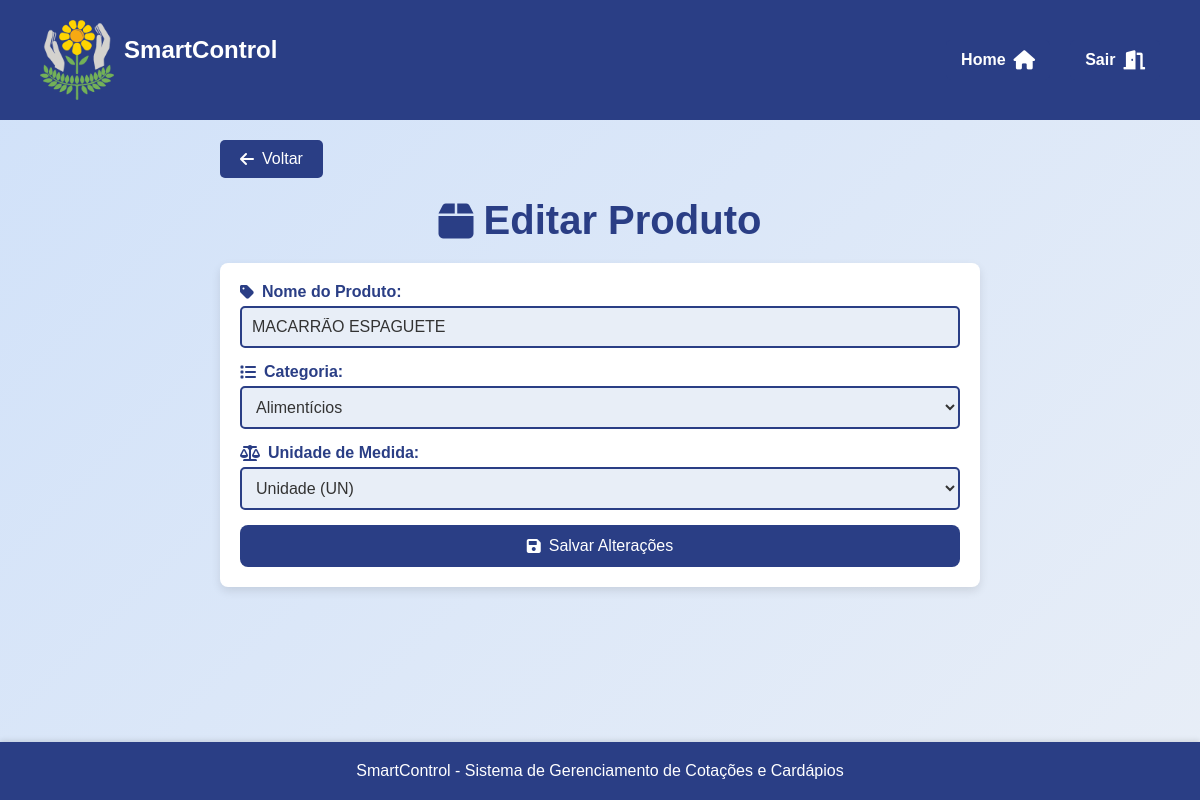
Before: /assets/view/pages/produto/editarProduto/editProduto.php?id=8 (signed in) with the older database file.
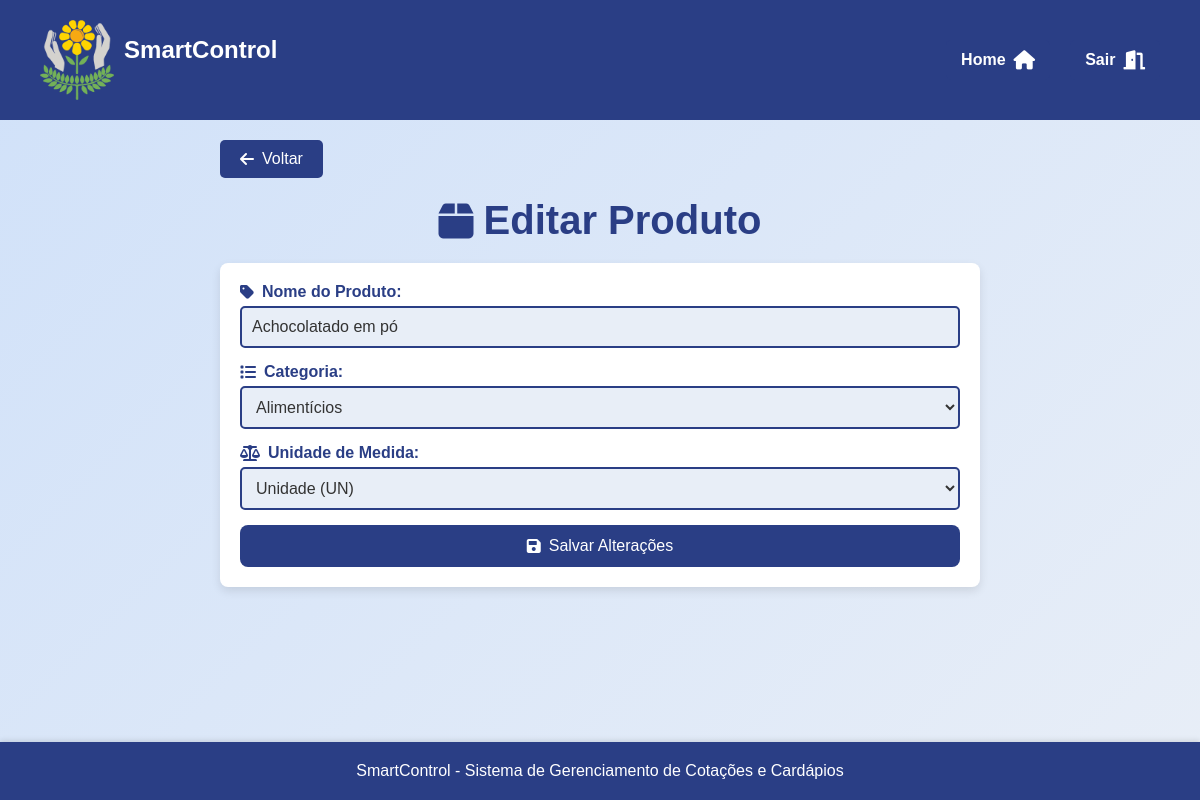
After: the same page with the newer database file.
### tables this page shows
CREATE TABLE `produtos` (
  `id` int(11) NOT NULL,
  `nome` varchar(100) NOT NULL,
  `categoria` varchar(100) DEFAULT NULL,
  `unidade_medida` enum('CX','UN','KG','MC','SC','BDJ','CBÇ') NOT NULL,
  `data_criacao` timestamp NOT NULL DEFAULT current_timestamp()
);

### assets/model/pdo/DataBase.php (called while the page is built, shortened)
<?php
class Database {
    private $host = 'localhost';
    private $dbname = 'sistema_apae';
    private $username = 'root';
    private $password = '';
    public $conn;
    public function __construct()
    {
        try {
            $this->conn = new PDO("mysql:host=$this->host;dbname=$this->dbname", $this->username, $this->password);
            $this->conn->setAttribute(PDO::ATTR_ERRMODE, PDO::ERRMODE_EXCEPTION);
        } catch (PDOException $exception) {
            echo "Erro na conexão: " . $exception->getMessage();
        }
    }
    public function read($table, $columns = "*", $id = null, $where = null) {
        $sql = "SELECT $columns FROM $table";
        try {
            $stmt = $this->conn->prepare($sql);
            $stmt->execute();
            return $stmt->fetchAll(PDO::FETCH_ASSOC);
        } catch (PDOException $exception) {
            echo "Erro ao ler: " . $exception->getMessage();
            return false;
        }
    }
}
?>

### assets/controller/produtoController.php (called while the page is built, shortened)
<?php
require_once __DIR__ . '/../model/pdo/DataBase.php';
require_once __DIR__ .'/../model/Produto.php';
class ControladorProdutos{
    private $bd;
    public function __construct() {
        $this->bd = new Database();
    }
    public function verProdutos(){
        $todosProdutos = $this->bd->read("produtos");
        $arr = [];
        foreach($todosProdutos as $produto){
            $novoProduto = new Produto($produto['id'], $produto['nome'], $produto['categoria'], $produto['data_criacao']);
            $novoProduto->setUnidadeMedida($produto['unidade_medida']);
            $arr[] = $novoProduto;
        }
        return $arr;
    }
}
?>

### assets/model/Produto.php (called while the page is built, shortened)
<?php
class Produto {
    private $id;
    private $nome;
    private $categoria;
    private $unidade_medida;
    public function __construct($id, $nome, $categoria, $dt_criacao) {
        $this->id = $id;
        $this->nome = $nome;
        $this->categoria = $categoria;
    }
    public function getId() {
        return $this->id;
    }
    public function getNome() {
        return $this->nome;
    }
    public function getCategoria() {
        return $this->categoria;
    }
    public function getUnidadeMedida() {
        return $this->unidade_medida;
    }
    public function setUnidadeMedida($unidade_medida) {
        $this->unidade_medida = $unidade_medida;
    }
}
?>

### assets/view/pages/produto/editarProduto/editProduto.php (the view, shortened to what the changed rows need)
<?php
require_once __DIR__ . "/../../../../controller/produtoController.php";
require_once __DIR__ . "/../../../../controller/pageController.php";
$controler = new ControladorProdutos();
?>
<!DOCTYPE html>
<html lang="pt-BR">
<head>
    <link rel="stylesheet" href="../../styles/EditStyle.css">
    <link rel="stylesheet" href="https://cdnjs.cloudflare.com/ajax/libs/font-awesome/6.0.0-beta3/css/all.min.css">
</head>
<body>
<main>
    <h1><i class="fas fa-box"></i> Editar Produto</h1>
    <form action="" method="POST">
        <?php
        $produtos = $controler->verProdutos();
        foreach ($produtos as $produto) {
            if ($produto->getId() == $_GET['id']) {
                echo '
                <section>
                    <label for="nome"><i class="fas fa-tag"></i> Nome do Produto:</label>
                    <input type="text" id="nome" name="nome" value="'.$produto->getNome().'" required>
                </section>
                <section>
                    <label for="categoria"><i class="fas fa-list"></i> Categoria:</label>
                    <select id="categoria" name="categoria" required>
                        <option value="Frutas"'; if ($produto->getCategoria() == "Frutas") echo ' selected'; echo '>Frutas</option>
                        <option value="Verduras"'; if ($produto->getCategoria() == "Verduras") echo ' selected'; echo '>Verduras</option>
                        <option value="Higiene Pessoal"'; if ($produto->getCategoria() == "Higiene Pessoal") echo ' selected'; echo '>Higiene Pessoal</option>
                        <option value="Açougue"'; if ($produto->getCategoria() == "Açougue") echo ' selected'; echo '>Açougue</option>
                        <option value="Limpeza"'; if ($produto->getCategoria() == "Limpeza") echo ' selected'; echo '>Limpeza</option>
                        <option value="Descartáveis"'; if ($produto->getCategoria() == "Descartáveis") echo ' selected'; echo '>Descartáveis</option>
                        <option value="Frios"'; if ($produto->getCategoria() == "Frios") echo ' selected'; echo '>Frios</option>
                        <option value="Alimenticios"'; if ($produto->getCategoria() == "Alimenticios") echo ' selected'; echo '>Alimentícios</option>
                        <option value="Outros"'; if ($produto->getCategoria() == "Outros") echo ' selected'; echo '>Outros</option>
                    </select>
                </section>
                <section>
                    <label for="un"><i class="fas fa-balance-scale"></i> Unidade de Medida:</label>
                    <select id="un" name="un" required>
                        <option value="CX"'; if ($produto->getUnidadeMedida() == "CX") echo ' selected'; echo '>Caixa (CX)</option>
                        <option value="UN"'; if ($produto->getUnidadeMedida() == "UN") echo ' selected'; echo '>Unidade (UN)</option>
                        <option value="KG"'; if ($produto->getUnidadeMedida() == "KG") echo ' selected'; echo '>Quilograma (KG)</option>
                        <option value="SC"'; if ($produto->getUnidadeMedida() == "SC") echo ' selected'; echo '>Saco (SC)</option>
                        <option value="BDJ"'; if ($produto->getUnidadeMedida() == "BDJ") echo ' selected'; echo '>Balde (BDJ)</option>
                        <option value="CBÇ"'; if ($produto->getUnidadeMedida() == "CBÇ") echo ' selected'; echo '>Cabeça (CBÇ)</option>
                    </select>
                </section>
                <button type="submit"><i class="fas fa-save"></i> Salvar Alterações</button>';
            }
        }
        ?>
    </form>
</main>
</body>
</html>

Changed rows visible on the page:
changed produtos "Alimentícios": nome "MACARRÃO ESPAGUETE" → "Achocolatado em pó"
